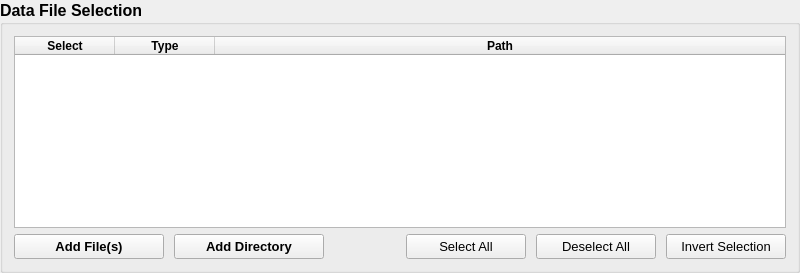
         <widget class="QGroupBox" name="inputGroup">
          <property name="minimumSize">
           <size>
            <width>800</width>
            <height>225</height>
           </size>
          </property>
          <property name="font">
           <font>
            <pointsize>12</pointsize>
            <bold>true</bold>
           </font>
          </property>
          <property name="title">
           <string>Data File Selection</string>
          </property>
          <layout class="QVBoxLayout" name="inputLayout">
           <item>
            <widget class="QTableWidget" name="inputTable">
             <property name="minimumSize">
              <size>
               <width>600</width>
               <height>120</height>
              </size>
             </property>
             <property name="font">
              <font>
               <pointsize>9</pointsize>
               <bold>false</bold>
              </font>
             </property>
             <property name="editTriggers">
              <set>QAbstractItemView::EditTrigger::NoEditTriggers</set>
             </property>
             <property name="alternatingRowColors">
              <bool>true</bool>
             </property>
             <property name="selectionMode">
              <enum>QAbstractItemView::SelectionMode::SingleSelection</enum>
             </property>
             <property name="selectionBehavior">
              <enum>QAbstractItemView::SelectionBehavior::SelectRows</enum>
             </property>
             <attribute name="horizontalHeaderStretchLastSection">
              <bool>true</bool>
             </attribute>
             <column>
              <property name="text">
               <string>  Select  </string>
              </property>
              <property name="font">
               <font>
                <pointsize>9</pointsize>
                <bold>true</bold>
               </font>
              </property>
             </column>
             <column>
              <property name="text">
               <string>Type</string>
              </property>
              <property name="font">
               <font>
                <pointsize>9</pointsize>
                <bold>true</bold>
               </font>
              </property>
             </column>
             <column>
              <property name="text">
               <string>Path</string>
              </property>
              <property name="font">
               <font>
                <pointsize>9</pointsize>
                <bold>true</bold>
               </font>
              </property>
             </column>
            </widget>
           </item>
           <item>
            <layout class="QHBoxLayout" name="selLayout">
             <property name="spacing">
              <number>10</number>
             </property>
             <item>
              <widget class="QPushButton" name="addFileButton">
               <property name="minimumSize">
                <size>
                 <width>150</width>
                 <height>25</height>
                </size>
               </property>
               <property name="maximumSize">
                <size>
                 <width>150</width>
                 <height>25</height>
                </size>
               </property>
               <property name="font">
                <font>
                 <pointsize>10</pointsize>
                 <bold>true</bold>
                </font>
               </property>
               <property name="text">
                <string>Add File(s)</string>
               </property>
              </widget>
             </item>
             <item>
              <widget class="QPushButton" name="addPathButton">
               <property name="minimumSize">
                <size>
                 <width>150</width>
                 <height>25</height>
                </size>
               </property>
               <property name="maximumSize">
                <size>
                 <width>150</width>
                 <height>25</height>
                </size>
               </property>
               <property name="font">
                <font>
                 <pointsize>10</pointsize>
                 <bold>true</bold>
                </font>
               </property>
               <property name="text">
                <string>Add Directory</string>
               </property>
              </widget>
             </item>
             <item>
              <spacer name="ctrlSelSpacer">
               <property name="orientation">
                <enum>Qt::Orientation::Horizontal</enum>
               </property>
               <property name="sizeHint" stdset="0">
                <size>
                 <width>40</width>
                 <height>20</height>
                </size>
               </property>
              </spacer>
             </item>
             <item>
              <widget class="QPushButton" name="selAllButton">
               <property name="minimumSize">
                <size>
                 <width>120</width>
                 <height>25</height>
                </size>
               </property>
               <property name="maximumSize">
                <size>
                 <width>120</width>
                 <height>25</height>
                </size>
               </property>
               <property name="font">
                <font>
                 <pointsize>10</pointsize>
                 <bold>false</bold>
                </font>
               </property>
               <property name="text">
                <string>Select All</string>
               </property>
              </widget>
             </item>
             <item>
              <widget class="QPushButton" name="selNonButton">
               <property name="minimumSize">
                <size>
                 <width>120</width>
                 <height>25</height>
                </size>
               </property>
               <property name="maximumSize">
                <size>
                 <width>120</width>
                 <height>25</height>
                </size>
               </property>
               <property name="font">
                <font>
                 <pointsize>10</pointsize>
                 <bold>false</bold>
                </font>
               </property>
               <property name="text">
                <string>Deselect All</string>
               </property>
              </widget>
             </item>
             <item>
              <widget class="QPushButton" name="selInvButton">
               <property name="minimumSize">
                <size>
                 <width>120</width>
                 <height>25</height>
                </size>
               </property>
               <property name="maximumSize">
                <size>
                 <width>120</width>
                 <height>25</height>
                </size>
               </property>
               <property name="font">
                <font>
                 <pointsize>10</pointsize>
                 <bold>false</bold>
                </font>
               </property>
               <property name="text">
                <string>Invert Selection</string>
               </property>
              </widget>
             </item>
            </layout>
           </item>
          </layout>
         </widget>
